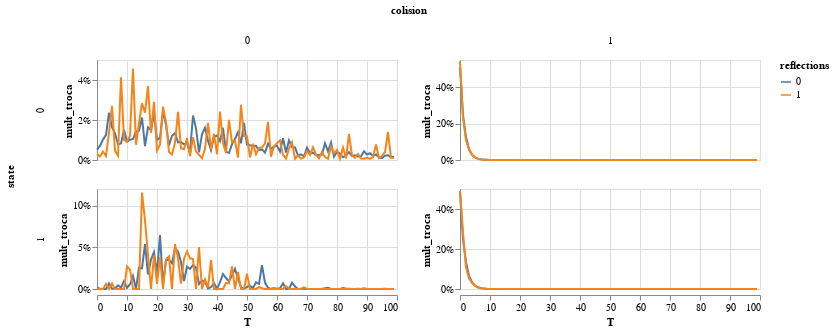

The cell this chart's notebook holds for it:
### Code cell
alt.Chart(db_mean).mark_line().encode(
    x = 'T',
    y = alt.Y('mult_troca').axis(format = '%'),
    row = 'state:N',
    column = 'colision',
    color = 'reflections:N'
).properties(height = 100).resolve_scale(y = 'independent')

### Figure 1 — Vega-Lite specification as saved in the notebook (floating-point values rounded to 4 significant figures; data arrays with more than 128 entries replaced by an {"elided": "..."} marker saying what was removed)
{"config": {"view": {"continuousWidth": 300, "continuousHeight": 300}}, "data": {"name": "data-82c1834a842aca23048326692ad2e908"}, "mark": {"type": "line"}, "encoding": {"color": {"field": "reflections", "type": "nominal"}, "column": {"field": "colision", "type": "quantitative"}, "row": {"field": "state", "type": "nominal"}, "x": {"field": "T", "type": "quantitative"}, "y": {"axis": {"format": "%"}, "field": "mult_troca", "type": "quantitative"}}, "height": 100, "resolve": {"scale": {"y": "independent"}}, "$schema": "https://vega.github.io/schema/vega-lite/v5.17.0.json", "datasets": {"data-82c1834a842aca23048326692ad2e908": {"elided": "800 records"}}}
